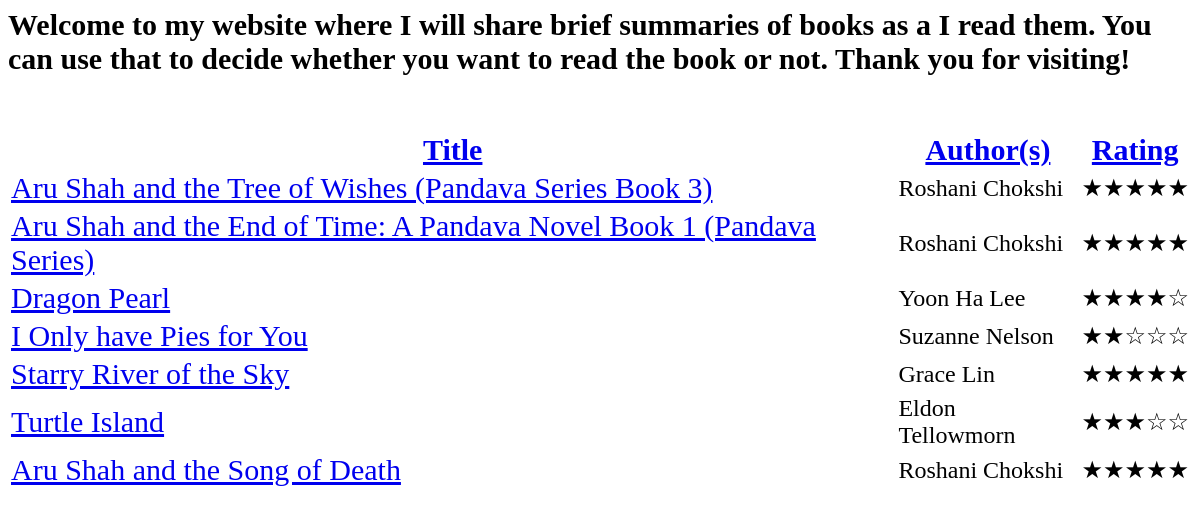
The page / on the database its author committed.
### tables this page shows
CREATE TABLE `books` (
  `id` int(11) NOT NULL,
  `title` varchar(100) NOT NULL,
  `authors` varchar(100) NOT NULL,
  `rating` int(11) NOT NULL,
  `description` varchar(4000) NOT NULL,
  `link` varchar(1024) NOT NULL,
  `image_link` varchar(1024) NOT NULL
);

### database_utils.php (called while the page is built, shortened)
<?php
function Connect() {
    if(!($connection = mysqli_connect('localhost', 'root', '', 'reviews'))) {
        die("Database connection failed");
    }
    return $connection;
}
function GetResultsForQuery(string $query) {
    $connection = Connect();
    $result = mysqli_query($connection, $query);
    $rows = array();
    $rowCount = $result->num_rows;
    for ($i = 0; $i < $rowCount; $i++) {
        $rows[] = mysqli_fetch_assoc($result);
    }
    return $rows;
}
?>

### book_list.php (called while the page is built, shortened)
<?php
require_once 'database_utils.php';
function GetBookListSortedOnId($sortOrder) {
    $query = 'SELECT * FROM books ORDER BY id';
    return GetBookListFromResults(GetResultsForQuery($query));
}
function GetBookListFromResults($rows) {
    $books = array();
    foreach ($rows as $row) {
        $book = new Book();
        $book->id = $row['id'];
        $book->title = $row['title'];
        $book->authors = $row['authors'];
        $book->rating = Book::$rating_values[$row['rating']];
        $book->description = $row['description'];
        $book->imageLink = $row['image_link'];
        $book->link = $row['link'];
        $books[] = $book;
    }
    return $books;
}
?>

### book_list_view.php (the view, shortened to what this page needs)
<?php
require_once 'book_list.php';
function GetBookListView($bookList, $sortKey, $sortOrder) {
    $tokens[ASCENDING] = '&#8593;';
    $tokens[DESCENDING] = '&#8595;';
    $orderToken = $tokens[$sortOrder];
    $sortToken = array();
    $columnNames = array('title', 'authors', 'rating');
    for ($i = 0; $i < count($columnNames); $i++)
        $sortToken[] = (strcmp($sortKey, $columnNames[$i]) == 0) ? $orderToken : '';
    $body = <<<XML
        <table class="master">
            <tr>
                <th>
                    <p class="title">
                        <a data-toggle="tooltip" title="Sort on Title" href="index.php?sort=title">Title</a>$sortToken[0]
                    </p>
                </th>
                <th>
                    <p class="title">
                        <a data-toggle="tooltip" title="Sort on Author(s)" href="index.php?sort=authors">Author(s)</a>$sortToken[1]
                    </p>
                </th><th>
                    <p class="title">
                        <a data-toggle="tooltip" title="Sort on Rating" href="index.php?sort=rating">Rating</a>$sortToken[2]
                    </p>
                </th>
            </tr>
        XML;
    foreach ($bookList as $book) {
        $body = $body.<<< _END
        <tr>
            <td>
                <p class="title">
                    <a href="index.php?id=$book->id">$book->title</a>
                </p>
            </td>
            <td><p class="authors">$book->authors</p></td>
            <td><p class="authors">$book->rating</p></td>
        </tr>
        _END;
    }
    $body = $body.'</table>';
    return $body;
}
?>

### index.php (shortened to what this page needs)
<html>
<head>
    <link rel="stylesheet" href="styles.css">
</head>
<body>
<h1 class="title">
    Welcome to my website where I will share brief summaries of books as a I read them. You can use that to decide whether you want to read the book or not. Thank you for visiting!<br><br>
</h1>
<?php
    require_once 'book_list.php';
    require_once 'book_list_view.php';
    if (isset($_GET['id'])) {
        $bookId = intval($_GET['id']);
        echo GetBookView(GetBook($bookId));
    }
    else {
        echo GetBookListView(GetBookListSortedOnId(ASCENDING), 'id', ASCENDING);
    }
?>
</body>
</html>

### styles.css (style rules this page uses)
body { background-color: white; color: black; }
h1.title { font-size: 30px; font-style: normal; font-family: fantasy; }
p.title { font-size: 30px; font-style: normal; font-family: cursive; }
p.authors { font-size: 24px; font-family:cursive; text-align: left; }
table.master { table-layout: auto; width: 100%; }

### rows shown on the page
books: title "Aru Shah and the Tree of Wishes (Pandava Series Book 3)", authors "Roshani Chokshi", rating "★★★★★"
books: title "Aru Shah and the End of Time: A Pandava Novel Book 1 (Pandava Series)", authors "Roshani Chokshi", rating "★★★★★"
books: title "Dragon Pearl", authors "Yoon Ha Lee", rating "★★★★☆"
books: title "I Only have Pies for You", authors "Suzanne Nelson", rating "★★☆☆☆"
books: title "Starry River of the Sky", authors "Grace Lin", rating "★★★★★"
books: title "Turtle Island", authors "Eldon Tellowmorn", rating "★★★☆☆"
books: title "Aru Shah and the Song of Death", authors "Roshani Chokshi", rating "★★★★★"
